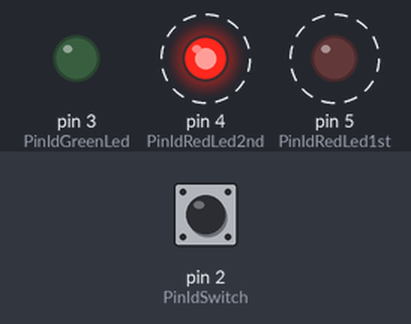
Bench run of a sketch on a simulated Arduino Uno, built with avr-gcc and run on an emulated ATmega328P. Shown: output pins drawn as LEDs (lit = HIGH). Dashed ring = blinking. The test bench sets the inputs (shaded band); at power-on: pin 2 (PinIdSwitch) HIGH.

Above: at 1.8 s.
1.9 s: pin 2 (PinIdSwitch) pulled LOW for 3.2 s
At 2.6 s:
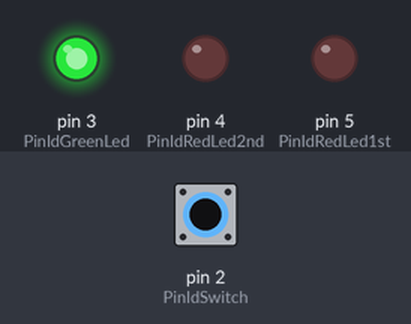
At 5.22 s:
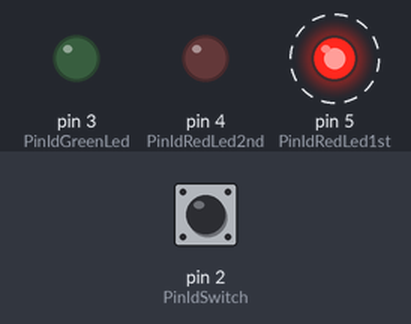
Timing chart, 0 to 12.6 s (numbered marks = the images above; inputs shaded):
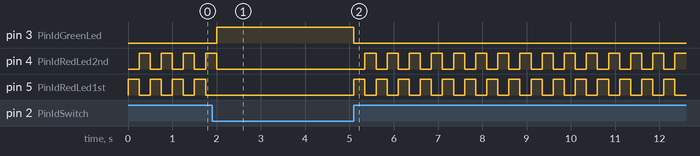

The sketch:

button_control_2.ino
```cpp
// (licence header left out)
// [A] 初始化變數
// Pin 對應 Id，enum 用來定義常數。
enum PinId {
    PinIdRedLed1st = 5,
    PinIdRedLed2nd = 4,
    PinIdGreenLed = 3,
    PinIdSwitch = 2,
};

// 閃爍的延遲時間
int const BlinkDelayMilliseconds = 250;

// 開關初始狀態
int switchState = LOW;

// [B] 設定：程式開始執行時，僅執行一次的函式
void setup() {
    pinMode(PinIdRedLed1st, OUTPUT);
    pinMode(PinIdRedLed2nd, OUTPUT);
    pinMode(PinIdGreenLed, OUTPUT);
    pinMode(PinIdSwitch, INPUT);
}

// [C] 循環：會持續被執行的函式
void loop() {
		// (1)
    switchState = digitalRead(PinIdSwitch);

    if (switchState == LOW) {
        // (2) 點亮綠色 LED
        digitalWrite(PinIdGreenLed, HIGH);
        digitalWrite(PinIdRedLed1st, LOW);
        digitalWrite(PinIdRedLed2nd, LOW);
    } else {
				// (3)
        // a. 關閉綠色 LED
        digitalWrite(PinIdGreenLed, LOW);

        // b. 兩個紅色 LED 交替閃爍
        digitalWrite(PinIdRedLed1st, HIGH);
        digitalWrite(PinIdRedLed2nd, LOW);
        delay(BlinkDelayMilliseconds);

        digitalWrite(PinIdRedLed1st, LOW);
        digitalWrite(PinIdRedLed2nd, HIGH);
        delay(BlinkDelayMilliseconds);
    }
}
```

Measured:
- after the input at 1.9 s, pin 3 (PinIdGreenLed): LOW → HIGH after 0.10 s, → LOW 3.1 s later
- by itself, pin 4 (PinIdRedLed2nd): repeats every 0.50 s: HIGH 0.25 s, LOW 0.25 s
